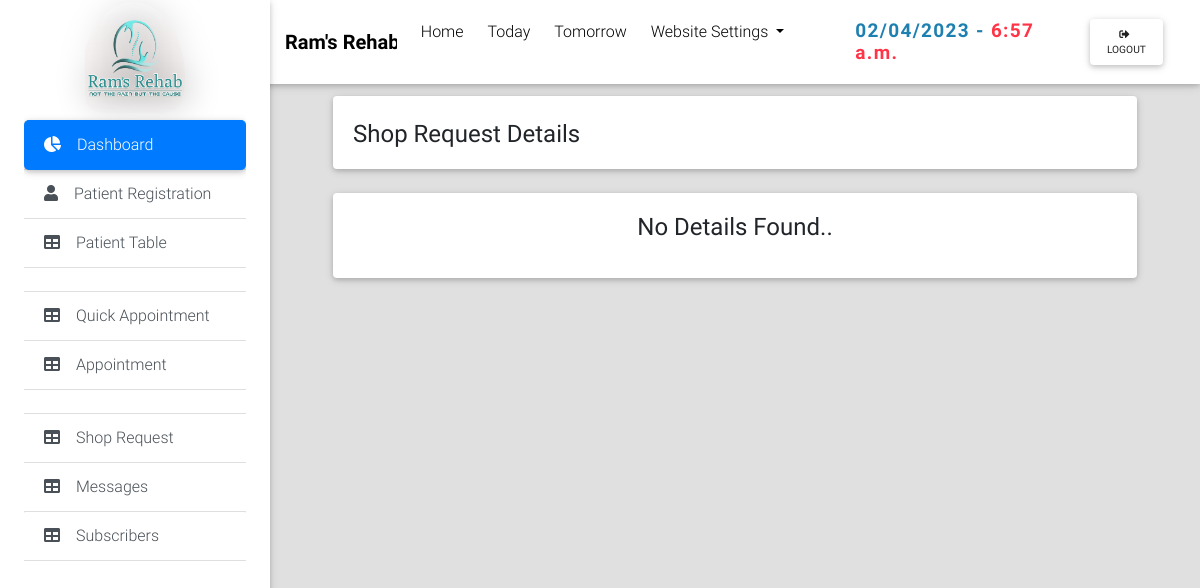
The page /administration/shop_request/ (signed in) on the database as committed earlier.
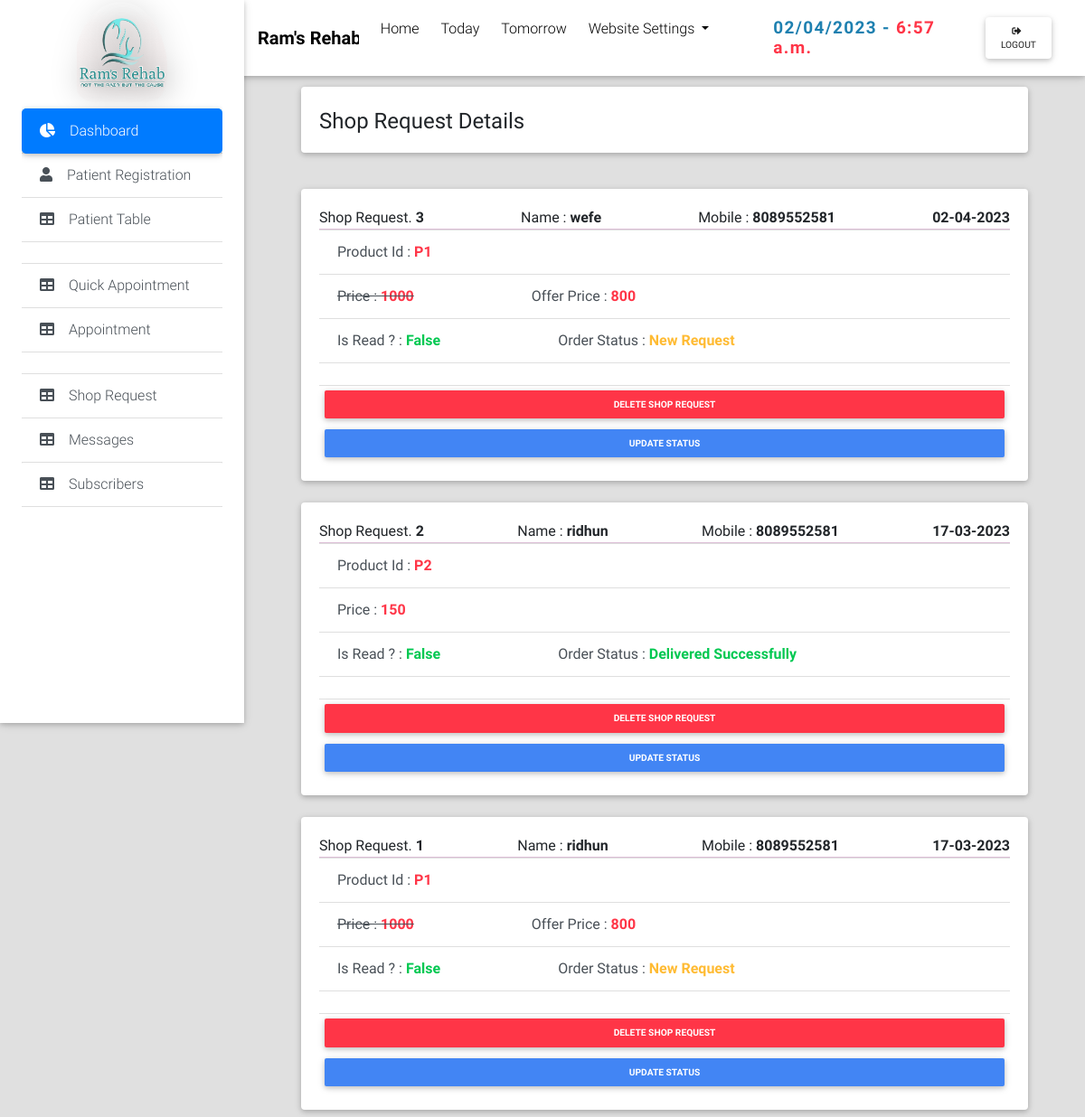
The same page on the database as committed later.
### AdministrationApp/models.py (models this page shows, shortened)
class ShopRequest(models.Model):
    name = models.CharField(max_length=400, null=True, blank=True)
    mobile = models.CharField(max_length=400, null=True, blank=True)
    product_id = models.CharField(max_length=400, null=True, blank=True)
    price = models.CharField(max_length=400, null=True, blank=True)
    offer_price = models.CharField(max_length=400, null=True, blank=True)
    shop_status = models.CharField(max_length=400, null=True, blank=True)
    request_date = models.DateField(auto_now_add=True)
    is_read = models.BooleanField(default=False,null=True,blank=True)
    is_delivered = models.BooleanField(default=False,null=True,blank=True)

### AdministrationApp/views.py (the view)
# urls.py: path('shop_request/', ShopRequestTableView, name='shop_request'),
def ShopRequestTableView(request):
    data = models.ShopRequest.objects.all().order_by('-id')
    context = {
        'data' : data,
        'today_date':datetime.today().date(),
        'current_time':datetime.now().time()
        }
    html = 'administration/tables/shop_request_table.html'
    return render(request,html,context)

### AdministrationApp/templates/administration/tables/shop_request_table.html (shortened to what the changed rows need)
{% extends 'administration/admin_base.html' %}
{% load static %}
{% block content %}
<main class="pt-5 mx-lg-5">
   <div class="container-fluid mt-5">
   {% if user.is_staff %}
      <div class="row wow fadeIn" >
      {% if data %}
         {% for item in data %}
         <div class="col-md-12 mt-3 mb-2">
            <div class="card mb-6">
               <div class="card-body ">
                  <div class="list-group list-group-flush ">
                     <span class="d-sm-flex justify-content-between" style="border-bottom: solid 1px #881c724a;">
                        <span>Shop Request. <b>{{ forloop.revcounter }}</b></span>
                        <span>Name : <b>{{ item.name }}</b></span>
                        <span>Mobile : <b>{{ item.mobile }}</b></span>
                        <span><b>{{ item.request_date | date:"d-m-Y"}}</b></span>
                     </span>
                     <a href="#" class="list-group-item list-group-item-action waves-effect">
                        <span class="d-sm-flex justify-content-between">
                           <span>Product Id : <b><span class="text-danger">P{{ item.product_id }}</span></b></span>
                        </span>
                     </a>
                     <a href="#" class="list-group-item list-group-item-action waves-effect">
                        <span class="d-sm-flex justify-content-left">
                           {% if item.offer_price %}
                              <strike>
                                 <span>Price : <b><span class="text-danger">{{ item.price }}</span></b></span>
                              </strike>
                              <span style="padding-left: 130px;">Offer Price : <b><span class="text-danger">{{ item.offer_price }}</span></b></span>
                           {% else %}
                                 <span>Price : <b><span class="text-danger">{{ item.price }}</span></b></span>
                           {% endif %}
                        </span>
                     </a>
                     <a href="#" class="list-group-item list-group-item-action waves-effect">
                        <span class="d-sm-flex justify-content-left">
                              <span>Is Read ? : <b><span class="text-success">{{ item.is_read }}</span></b></span>
                              <span style="padding-left: 130px;">Order Status : <b>
                                 {% if item.shop_status == "Delivered Successfully" %}
                                 <span class="text-success">{{ item.shop_status }}</span>
                                 {% endif %}
                                 {% if item.shop_status == "New Request" %}
                                 <span class="text-warning">{{ item.shop_status }}</span>
                                 {% endif %}
                              </b></span>
                        </span>
                     </a>
                     <a href="#" class="list-group-item list-group-item-action waves-effect">
                        <span class="d-sm-flex justify-content-between">
                           {% if user.is_superuser %}
                           <a href="{% url 'delete_shop_request' item.id %}" class="text-center btn btn-sm btn-danger">
                              <b>Delete Shop Request</b>
                           </a>
                           {% endif %}
                           {% if user.is_staff %}
                           <a href="{% url 'update_shop_request' item.id %}" class="text-center btn btn-sm btn-primary">
                              <b>Update Status</b>
                           </a>
                           {% endif %}
                     </a>
                  </div>
               </div>
            </div>
         </div>
         {% endfor %}
      {% else %}
      <div class="col-md-12 mb-4">
         <div class="card">
            <div class="card-body text-center">
               <h4> No Details Found..</h4>
            </div>
         </div>
      </div>
      {% endif %}
      </div>
   {% endif %}
   </div>
</main>
{% endblock %}

Rows that differ between the two databases and show on the page:
added ShopRequest: name "wefe", mobile "8089552581", request_date "02-04-2023", product_id "1", price "1000", offer_price "800", is_read "False", shop_status "New Request"
added ShopRequest: name "ridhun", mobile "8089552581", request_date "17-03-2023", product_id "2", price "150", is_read "False", shop_status "Delivered Successfully"
added ShopRequest: name "ridhun", mobile "8089552581", request_date "17-03-2023", product_id "1", price "1000", offer_price "800", is_read "False", shop_status "New Request"
Other text that changed with them:
text no longer shown: "No Details Found.."
